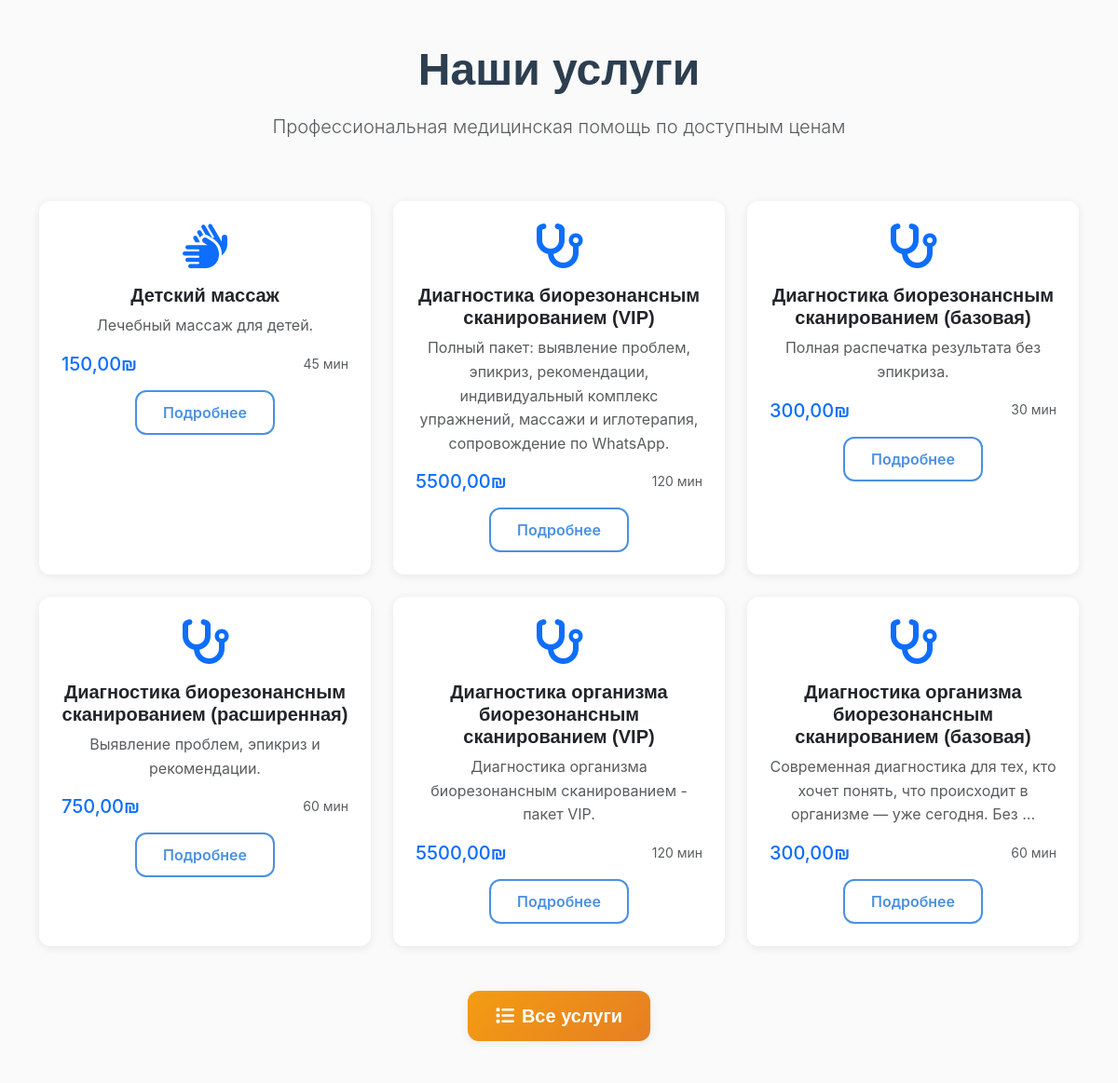
The app's page / (middle part), older data.
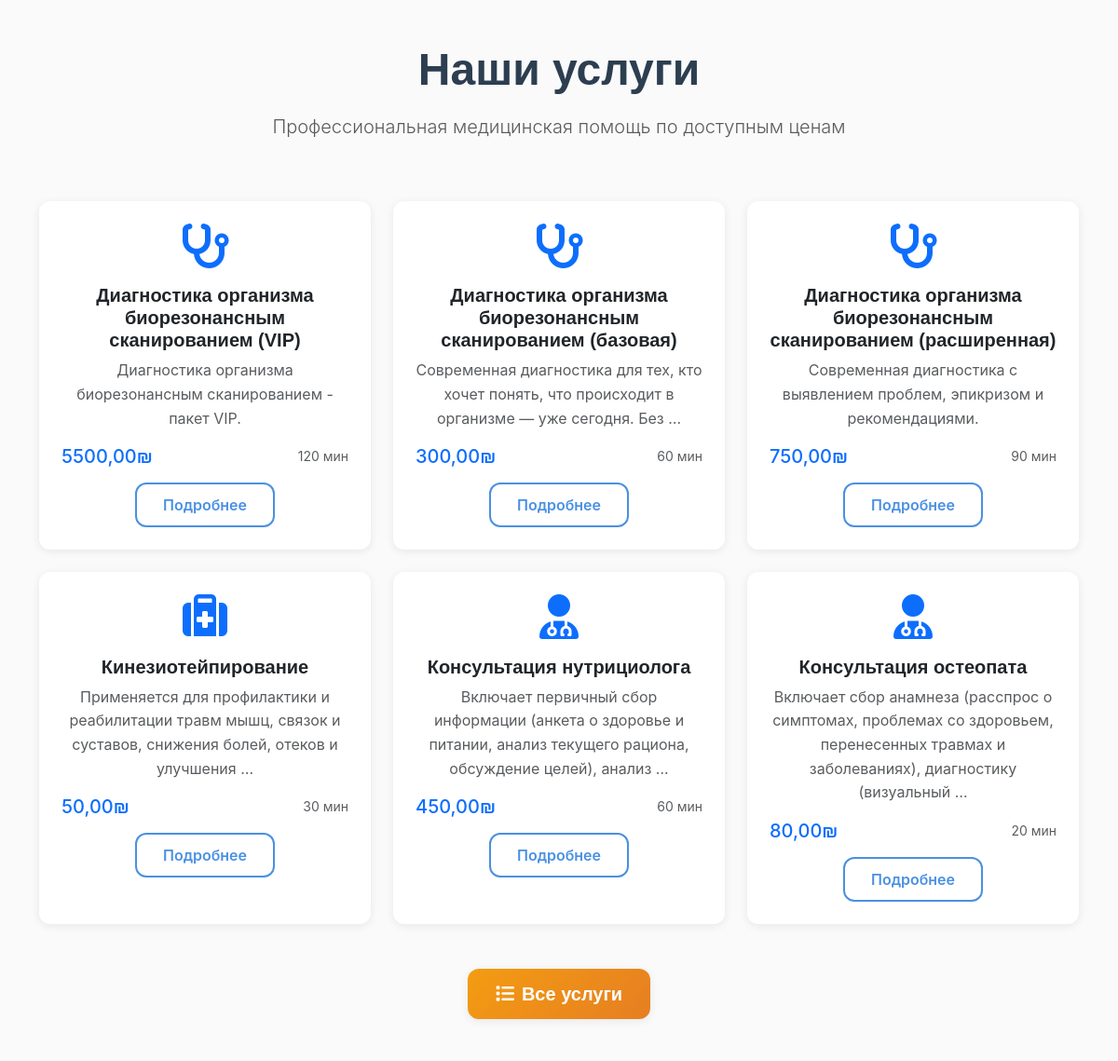
The same page, newer data.
### core/models.py (models this page shows, shortened)
class Service(models.Model):
    CATALOG_CHOICES = [
        ('A', 'Каталог А (Израиль)'),
        ('B', 'Каталог B (Заграница)'),
    ]
    name = models.CharField(max_length=200, verbose_name="Название услуги")
    description = models.TextField(verbose_name="Описание")
    price = models.DecimalField(max_digits=10, decimal_places=2, verbose_name="Цена")
    currency = models.CharField(max_length=3, default="₪", verbose_name="Валюта")
    duration = models.IntegerField(help_text="Длительность в минутах", verbose_name="Длительность")
    catalog = models.CharField(max_length=1, choices=CATALOG_CHOICES, default='A', verbose_name="Каталог")
    is_active = models.BooleanField(default=True, verbose_name="Активна")
    created_at = models.DateTimeField(auto_now_add=True, verbose_name="Дата создания")
    class Meta:
        verbose_name = "Услуга"
        verbose_name_plural = "Услуги"
        ordering = ['catalog', 'name']

### core/views.py (the view)
# urls.py: path('', views.home, name='home'),
def home(request):
    popular_services = Service.objects.filter(is_active=True, catalog='A')[:6]
    context = {
        'popular_services': popular_services,
    }
    return render(request, 'core/home.html', context)

### templates/core/home.html (shortened to what this page needs)
{% extends 'base.html' %}
{% block content %}
<section class="py-5">
    <div class="container">
        <div class="row">
            <div class="col-12 text-center mb-5">
                <h2 class="display-5 fw-bold">Наши услуги</h2>
                <p class="lead text-muted">Профессиональная медицинская помощь по доступным ценам</p>
            </div>
        </div>
        <div class="row">
            {% for service in popular_services %}
            <div class="col-md-4 mb-4">
                <div class="card service-card h-100">
                    <div class="card-body text-center">
                        <div class="mb-3">
                            {% if 'массаж' in service.name.lower %}
                                <i class="fas fa-hands text-primary" style="font-size: 3rem;"></i>
                            {% elif 'консультация' in service.name.lower %}
                                <i class="fas fa-user-md text-primary" style="font-size: 3rem;"></i>
                            {% elif 'диагностика' in service.name.lower %}
                                <i class="fas fa-stethoscope text-primary" style="font-size: 3rem;"></i>
                            {% else %}
                                <i class="fas fa-medkit text-primary" style="font-size: 3rem;"></i>
                            {% endif %}
                        </div>
                        <h5 class="card-title">{{ service.name }}</h5>
                        <p class="card-text text-muted">{{ service.description|truncatewords:15 }}</p>
                        <div class="d-flex justify-content-between align-items-center">
                            <span class="h5 text-primary mb-0">{{ service.price }}{{ service.currency }}</span>
                            <small class="text-muted">{{ service.duration }} мин</small>
                        </div>
                        <a href="{% url 'core:service_detail' service.id %}" class="btn btn-outline-primary mt-3">
                            Подробнее
                        </a>
                    </div>
                </div>
            </div>
            {% endfor %}
        </div>
        <div class="text-center mt-4">
            <a href="{% url 'core:services' %}" class="btn btn-primary btn-lg">
                <i class="fas fa-list me-2"></i>Все услуги
            </a>
        </div>
    </div>
</section>
{% endblock %}

### templates/base.html (shortened to what this page needs)
{% load static %}
<!DOCTYPE html>
<html lang="ru">
<head>
    <link href="https://cdn.jsdelivr.net/npm/bootstrap@5.3.0/dist/css/bootstrap.min.css" rel="stylesheet">
    <link href="https://cdnjs.cloudflare.com/ajax/libs/font-awesome/6.4.0/css/all.min.css" rel="stylesheet">
    <link href="{% static 'css/custom.css' %}" rel="stylesheet">
</head>
<body>
    <main>
        {% block content %}{% endblock %}
    </main>
</body>
</html>

### static/css/custom.css (style rules this page uses)
:root { --primary-blue: #4A90E2; --primary-green: #27AE60; --accent-orange: #F39C12; --background-cream: #FAFAFA; --text-dark: #2C3E50; --text-light: #7F8C8D; --white: #FFFFFF; --light-gray: #ECF0F1; --border-color: #E8E8E8; --gradient-primary: linear-gradient(135deg, var(--primary-blue) 0%, var(--primary-green) 100%); --gradient-warm: linear-gradient(135deg, var(--accent-orange) 0%, #E67E22 100%); --gradient-soft: linear-gradient(135deg, #F8F9FA 0%, var(--background-cream) 100%); --shadow-soft: 0 2px 10px rgba(0, 0, 0, 0.08); --shadow-medium: 0 4px 20px rgba(0, 0, 0, 0.12); --shadow-strong: 0 8px 30px rgba(0, 0, 0, 0.15); --radius-small: 8px; --radius-medium: 12px; --radius-large: 20px; --transition-fast: 0.2s ease; --transition-medium: 0.3s ease; --transition-slow: 0.5s ease; }
body { font-family: 'Inter', -apple-system, BlinkMacSystemFont, 'Segoe UI', sans-serif; background-color: var(--background-cream); color: var(--text-dark); line-height: 1.6; }
h1, h2, h3, h4, h5, h6 { font-family: 'Poppins', sans-serif; font-weight: 600; color: var(--text-dark); margin-bottom: 1rem; }
.btn-primary { background: var(--gradient-warm); border: none; padding: 12px 30px; border-radius: var(--radius-medium); font-weight: 600; font-family: 'Poppins', sans-serif; box-shadow: var(--shadow-soft); transition: var(--transition-medium); }
.btn-outline-primary { border: 2px solid var(--primary-blue); color: var(--primary-blue); background: transparent; padding: 10px 28px; border-radius: var(--radius-medium); font-weight: 600; transition: var(--transition-medium); }
.service-card { background: var(--white); border: none; border-radius: var(--radius-large); box-shadow: var(--shadow-soft); transition: var(--transition-medium); overflow: hidden; height: 100%; }
.service-card .card-body { padding: 1.5rem; }
.card { border: none; border-radius: var(--radius-medium); box-shadow: var(--shadow-soft); background: var(--white); }

Row changes from the older to the newer data that the page shows:
removed Service: name "Детский массаж", description "Лечебный массаж для детей.", price "150,00", currency "₪", duration "45"
removed Service: name "Диагностика биорезонансным сканированием (VIP)", description "Полный пакет: выявление проблем, эпикриз, рекомендации, индивидуальный комплекс упражнений, массажи и иглотерапия, сопровождение по WhatsApp.", price "5500,00", currency "₪", duration "120"
removed Service: name "Диагностика биорезонансным сканированием (базовая)", description "Полная распечатка результата без эпикриза.", price "300,00", currency "₪", duration "30"
removed Service: name "Диагностика биорезонансным сканированием (расширенная)", description "Выявление проблем, эпикриз и рекомендации.", price "750,00", currency "₪", duration "60"
added Service: name "Диагностика организма биорезонансным сканированием (расширенная)", description "Современная диагностика с выявлением проблем, эпикризом и рекомендациями.", price "750,00", currency "₪", duration "90"
added Service: name "Кинезиотейпирование", description "Применяется для профилактики и реабилитации травм мышц, связок и суставов, снижения болей, отеков и улучшения …", price "50,00", currency "₪", duration "30"
added Service: name "Консультация нутрициолога", description "Включает первичный сбор информации (анкета о здоровье и питании, анализ текущего рациона, обсуждение целей), анализ …", price "450,00", currency "₪", duration "60"
added Service: name "Консультация остеопата", description "Включает сбор анамнеза (расспрос о симптомах, проблемах со здоровьем, перенесенных травмах и заболеваниях), диагностику (визуальный …", price "80,00", currency "₪", duration "20"
